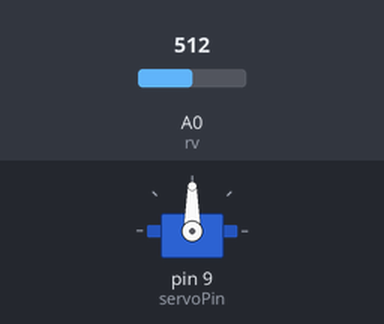
This sketch was run on a simulated Arduino Uno, built with avr-gcc and run on an emulated ATmega328P. Parts: servo. The inputs (shaded band) are chosen by the test bench; at power-on: A0 (rv) = 512.

Above: at 1.2 s.
1.3 s: A0 (rv) set to 716
At 2.0 s:
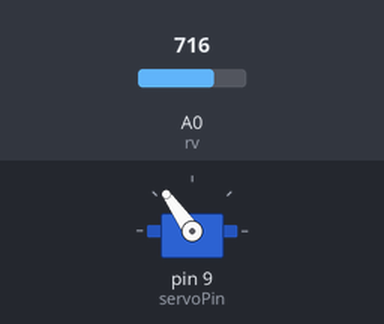
2.8 s: A0 (rv) set to 900
At 3.1 s:
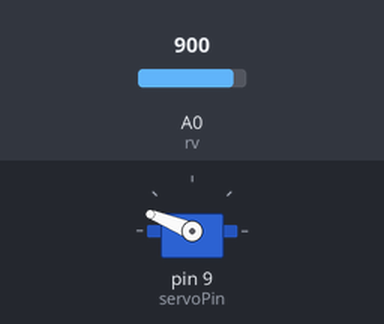
4.3 s: A0 (rv) set to 1023
At 5.4 s:
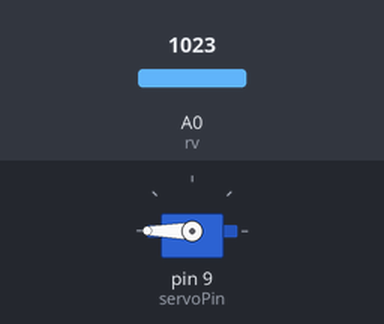
5.8 s: A0 (rv) set to 306
At 6.6 s:
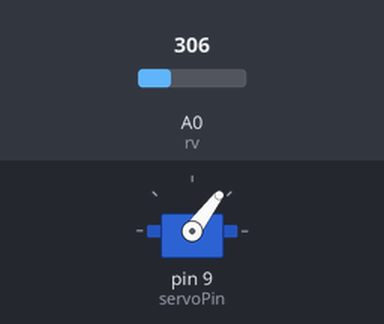
7.3 s: A0 (rv) set to 122
At 7.7 s:
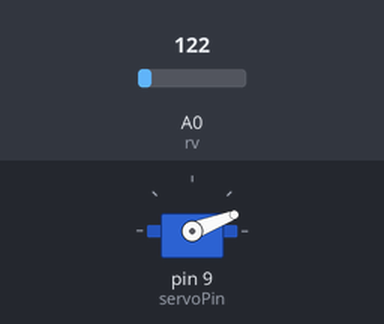
Timing chart, 0 to 9.8 s (numbered marks = the images above; inputs shaded):
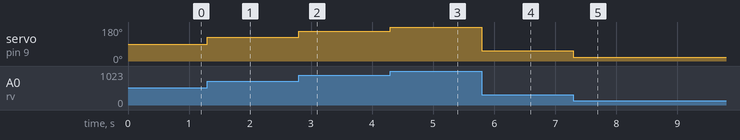

Measured:
- after the input at 1.3 s, servo on pin 9 (servoPin): 90° → 125° at once
- after the input at 2.8 s, servo on pin 9 (servoPin): 125° → 158° at once
- after the input at 4.3 s, servo on pin 9 (servoPin): 158° → 180° at once
- after the input at 5.8 s, servo on pin 9 (servoPin): 180° → 53° at once
- after the input at 7.3 s, servo on pin 9 (servoPin): 53° → 21° at once

The sketch:

rotation-angle-servo-with-variable-resistor.ino
```cpp
#include <Servo.h>//Khai báo thư viện điều khiển Servo
Servo myservo;//Khai báo đối tượng Servo
int servoPin = 9;//Chân kết nối Servo với Arduino
int rv = A0;//Chân kết nối biến trở với Arduino
void setup(){
  myservo.attach(servoPin);//Khai báo chân kết nối Servo với Arduino
}
void loop()
{
  int value = analogRead(rv);//Đọc giá trị điện áp từ biến trở
  int pos = map(value,0,1023,0,180);//chuyển thang đo của value từ 0-1023 sang 0-180
  myservo.write(pos);//Gán góc quay cho Servo
}
```
